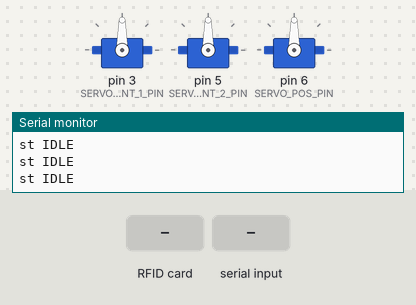
Bench run of a sketch on a simulated Arduino Uno, built with avr-gcc and run on an emulated ATmega328P. On the bench: 3 × servo, the last lines printed to the serial monitor. The inputs (shaded band) are chosen by the test bench.

Above: at 1.2 s.
1.3 s: RFID card 5E 7A 19 C4 held to the reader
2.8 s: "RUN\n" received over Serial
At 3.3 s:
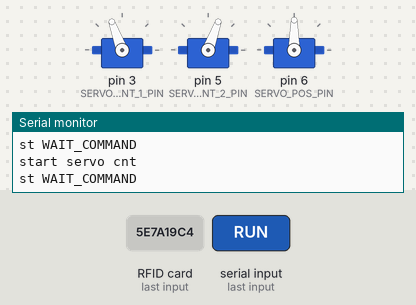
At 6.0 s:
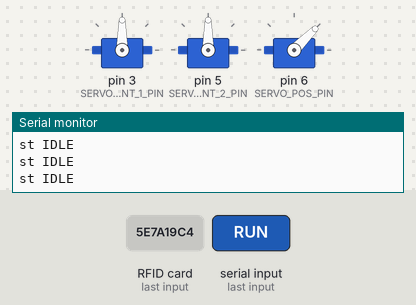
Timing chart, 0 to 7.5 s (numbered marks = the images above; inputs shaded):
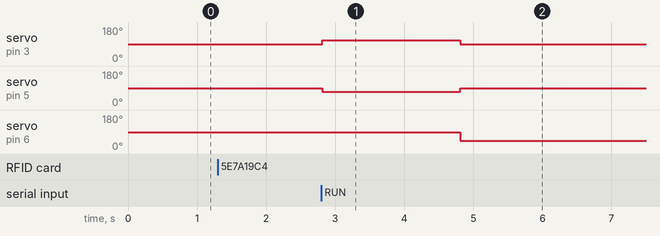

The sketch:

servo_and_rfid.ino
```cpp
#include <SPI.h>
#include <MFRC522.h>
#include <Servo.h>

// ===== RFID =====
#define SS_PIN 10
#define RST_PIN 9
MFRC522 rfid(SS_PIN, RST_PIN);

// ===== SERVO PINS =====
#define SERVO_CONT_1_PIN 3
#define SERVO_CONT_2_PIN 5
#define SERVO_POS_PIN    6

// ===== DEFINES =====
#define SERVO_RUN_TIME   2000   // мс
#define COMMAND_TIMEOUT 5000  // мс — ожидание команды от Raspberry Pi
#define SERVO_STOP       90
#define SERVO_RUN_1      110
#define SERVO_RUN_2      70
#define SERVO_POS_ANGLE  45

// ===== DEBUG =========
#define DEBUG_OTPUT 1

// ===== STATE MACHINE =====
enum State {
  IDLE,
  WAIT_COMMAND,
  RUN_CONT_SERVOS,
  MOVE_POSITION_SERVO
};

State currentState = IDLE;
unsigned long stateStartTime = 0;

Servo servo1;
Servo servo2;
Servo servo3;

// ===== RFID UID → CLASS =====
String getClassFromUID(byte *uid, byte size) {
  if (size == 4 &&
      uid[0] == 0xF3 && uid[1] == 0xB8 &&
      uid[2] == 0x92 && uid[3] == 0xA5) {
    return "9I";
  }

  if (size == 4 &&
      uid[0] == 0x11 && uid[1] == 0x22 &&
      uid[2] == 0x33 && uid[3] == 0x44) {
    return "7B";
  }

  return "UNKNOWN";
}

void setup() {
  Serial.begin(9600);

  SPI.begin();
  rfid.PCD_Init();

  servo1.attach(SERVO_CONT_1_PIN);
  servo2.attach(SERVO_CONT_2_PIN);
  servo3.attach(SERVO_POS_PIN);

  servo1.write(SERVO_STOP);
  servo2.write(SERVO_STOP);

  Serial.println("READY");
}

void loop() {
  switch (currentState) {

    // ================= IDLE =================
    case IDLE:
      handleRFID();
        #if (DEBUG_OTPUT)
          Serial.println("st IDLE");
        #endif
      break;

    // ================= WAIT COMMAND =================
    case WAIT_COMMAND:
      handleCommand();
        #if (DEBUG_OTPUT)
          Serial.println("st WAIT_COMMAND");
        #endif
      break;

    // ================= RUN CONTINUOUS SERVOS =================
    case RUN_CONT_SERVOS:
      if (millis() - stateStartTime >= SERVO_RUN_TIME) {
        servo1.write(SERVO_STOP);
        servo2.write(SERVO_STOP);

        stateStartTime = millis();
        currentState = MOVE_POSITION_SERVO;
      }
      break;

    // ================= MOVE POSITION SERVO =================
    case MOVE_POSITION_SERVO:
      servo3.write(SERVO_POS_ANGLE);
      currentState = IDLE;
        #if (DEBUG_OTPUT)
          Serial.println("MOVE_POSITION_SERVO");
        #endif
      break;
  }
}

// ===== RFID HANDLER =====
void handleRFID() {
  if (!rfid.PICC_IsNewCardPresent()) return;
  if (!rfid.PICC_ReadCardSerial()) return;

  String schoolClass = getClassFromUID(rfid.uid.uidByte, rfid.uid.size);

  Serial.print("CLASS:");
  Serial.println(schoolClass);

  rfid.PICC_HaltA();
  rfid.PCD_StopCrypto1();

  stateStartTime = millis();
  currentState = WAIT_COMMAND;
}

// ===== SERIAL COMMAND HANDLER =====
void handleCommand() {
  // таймаут ожидания команды
  if (millis() - stateStartTime > COMMAND_TIMEOUT) {
    currentState = IDLE;
    return;
  }

  if (!Serial.available()) return;

  String cmd = Serial.readStringUntil('\n');
  cmd.trim();

  if (cmd == "RUN") {
    servo1.write(SERVO_RUN_1);
    servo2.write(SERVO_RUN_2);
    stateStartTime = millis();
    currentState = RUN_CONT_SERVOS;
        #if (DEBUG_OTPUT)
          Serial.println("start servo cnt");
        #endif
  }
  else {
    // SKIP или неизвестная команда
    currentState = IDLE;
  }
}
```

Measured:
- after the input at 2.8 s, servo on pin 3 (SERVO_CONT_1_PIN): 90° → 110° at once, → 90° 2.0 s later; servo on pin 5 (SERVO_CONT_2_PIN): 90° → 70° at once, → 90° 2.0 s later; servo on pin 6 (SERVO_POS_PIN): 90° → 45° after 2.0 s
